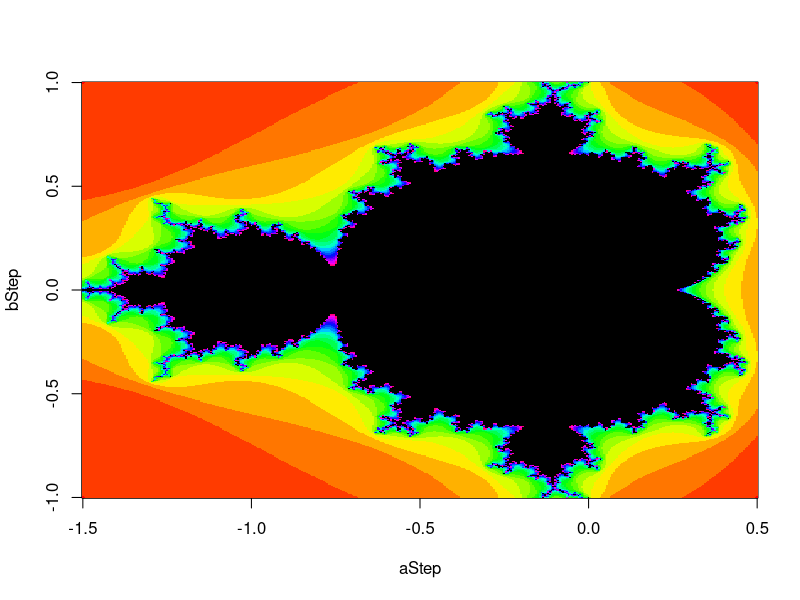

Source code (R):
# Title: An example of an R script to create a Mandlebrot fractal 
#
# This script has three purposes:
#     1. Create a Mandlebrot fractal and display it as an image
#     2. Show good practice in writing and structuring an R script
#     3. Style notes on R script formatting  are added
#
# Written: Jon Yearsley (Jon.Yearsley@ucd.ie)
# Date: Aug 2016
#
# ..................
# Style Note: 
#        Always include a header at the start of an R script
#        A header should include a title, short description, author's name, 
#            contact details and date
# ..................
# 
###########################################


# ..................
# Style Note: 
#        Use comments (text following a #) to help explain your commands
#        Aim for each line to have a maximum width of 80 characters 
# ..................



# One command at the start of an R script is:
rm(list=ls())  # Clear R's memory





# ..................
# Style Note: 
#      Using white space to create structure
#      Use comments to create dividers between sections
# ..................






# %%%%%%%%%%%%%%%%%%%%%%%%%%%%%%%%%%%%%%%%%%%%%%%%
# Section 1: Settings to control the look of the fractal -----
# %%%%%%%%%%%%%%%%%%%%%%%%%%%%%%%%%%%%%%%%%%%%%%%%


# Define Limits of the image 
aLimits=c(-1.5, 0.5)           # Limits for the x-axis
bLimits=c(-1, 1)               # Limits for the y-axis

resolution = 0.005            # Define the resolution of the final image

MaxIter = 25                  # Define maximum number of iterations


# ..................
# Style Note: 
#      Aligning comments vertical creates structure and 
#        makes the script more readable
# ..................






# %%%%%%%%%%%%%%%%%%%%%%%%%%%%%%%%%%%%%%%%%%%%%%%%
# Section 2: Calculate the fractal image -----
# %%%%%%%%%%%%%%%%%%%%%%%%%%%%%%%%%%%%%%%%%%%%%%%%


# Calculate the resolution of the fractal
aStep=seq(from=aLimits[1], 
          to=aLimits[2], 
          by=resolution)

bStep=seq(from=bLimits[1], 
          to=bLimits[2], 
          by=resolution)


# ..................
# Style Note: 
#      Do split commands over multiple lines if it makes the script clearer
# ..................



# Create a matrix that will contain the fractal image
fractalImage=array(0,
                   dim=c(length(aStep),length(bStep)))


# Loop through every value in aStep and bStep and 
#  calculate the value of the fractal at each point
for(i in 1:length(aStep)) {
  for(j in 1:length(bStep)) 
  {
    x=0;y=0;n=0;Dist=0        # Set x,y and Dist to zero
    while(n<MaxIter & Dist<4)
    {
      n=n+1                   # Count number of iterations
      newx=aStep[i]+x^2-y^2   # Calculate new x value
      newy=bStep[j]+2*x*y     # Calculate new y value
      Dist=newx^2+newy^2      # Calculate distance from origin
      x=newx;y=newy           # Set x and y to new values
    }
    if (Dist<4) {             # If Dist<4 (iteration has converged)
      colour=MaxIter+1        # Set colour to black (value MaxIter+1) 
    } else {
      colour=n                # Else, set it to a number between 1 and MaxIter
                              #    The colour for each number is defined below
    } 

    fractalImage[i,j]= colour # Set the colour for this x=i, y=j pixel.
  }
}








# %%%%%%%%%%%%%%%%%%%%%%%%%%%%%%%%%%%%%%%%%%%%%%%%
# Section 3: Display the fractal image -----
# %%%%%%%%%%%%%%%%%%%%%%%%%%%%%%%%%%%%%%%%%%%%%%%%


# Define the colours to use in the image 
cl = rainbow(MaxIter+1)       # Pick colours from the rainbow
cl[MaxIter+1] = '#000000'     # Set the last colour to be black

# Display an image of the fractal using the colours defined by cl
image(x=aStep, 
      y=bStep, 
      z=fractalImage, 
      col=cl)




# %%%%%%%%%%%%%%%%%%%%%%%%%%%%%%%%%%%%%%%%%%%%%%%%
# End of Script
# %%%%%%%%%%%%%%%%%%%%%%%%%%%%%%%%%%%%%%%%%%%%%%%%
